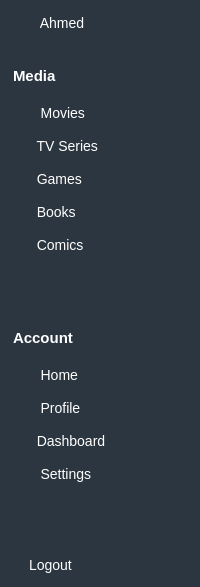
    <widget class="QWidget" name="side_widget" native="true">
     <property name="sizePolicy">
      <sizepolicy hsizetype="Preferred" vsizetype="Expanding">
       <horstretch>0</horstretch>
       <verstretch>0</verstretch>
      </sizepolicy>
     </property>
     <property name="styleSheet">
      <string notr="true">/* Sidebar Container */
QWidget {
    background-color:#2b3640;
    border: none;
}

/* Navigation Buttons */
QPushButton {
    background-color: transparent;
    color: white;
    text-align: left;
    border: none;
    padding:6px 50px 5px 20px;
    font-size: 14px;
    font-weight: normal;
    margin: 0px 0px;
    border-radius: 6px;
}

QPushButton:hover {
    background-color: rgb(65, 65, 65);
}

QPushButton:pressed {
    background-color: rgb(75, 75, 75);
}

QPushButton:checked {
    background-color: white;
    color: black;
    border-top-left-radius: 10px;
    border-bottom-left-radius: 10px;
    border-top-right-radius: 0px;
    border-bottom-right-radius: 0px;
    font-weight: bold;
}

/* Section Headers/Labels */
QLabel {
    color: rgb(255, 255, 255);
    font-size: 15px;
    font-weight: bold;
    text-transform: normal;
    padding: 8px 0px ;
    margin-top: 8px;
}

/* Icon Labels (if you're using QLabel for icons) */
QLabel#iconLabel {
    color: white;
    font-size: 16px;
    padding: 0px;
    margin: 0px;
}

/* Separator Line */
Line {
    background-color: rgb(70, 70, 70);
    border: none;
    max-height: 1px;
    min-height: 1px;
	margin: 0px 12px;
}
</string>
     </property>
     <layout class="QVBoxLayout" name="verticalLayout">
      <property name="leftMargin">
       <number>9</number>
      </property>
      <property name="topMargin">
       <number>9</number>
      </property>
      <property name="rightMargin">
       <number>0</number>
      </property>
      <property name="bottomMargin">
       <number>9</number>
      </property>
      <item>
       <widget class="QPushButton" name="pushButton_13">
        <property name="text">
         <string>   Ahmed</string>
        </property>
        <property name="icon">
         <iconset resource="My libirary Project/data/resources.qrc">
          <normaloff>:/icons/Icons/boy.png</normaloff>:/icons/Icons/boy.png</iconset>
        </property>
        <property name="iconSize">
         <size>
          <width>40</width>
          <height>40</height>
         </size>
        </property>
       </widget>
      </item>
      <item>
       <widget class="Line" name="line_3">
        <property name="orientation">
         <enum>Qt::Orientation::Horizontal</enum>
        </property>
       </widget>
      </item>
      <item>
       <widget class="QLabel" name="label_4">
        <property name="font">
         <font>
          <pointsize>-1</pointsize>
          <bold>true</bold>
         </font>
        </property>
        <property name="text">
         <string>Media</string>
        </property>
       </widget>
      </item>
      <item>
       <widget class="QPushButton" name="show_movies">
        <property name="sizePolicy">
         <sizepolicy hsizetype="Preferred" vsizetype="Fixed">
          <horstretch>0</horstretch>
          <verstretch>0</verstretch>
         </sizepolicy>
        </property>
        <property name="layoutDirection">
         <enum>Qt::LayoutDirection::LeftToRight</enum>
        </property>
        <property name="autoFillBackground">
         <bool>false</bool>
        </property>
        <property name="text">
         <string>   Movies</string>
        </property>
        <property name="icon">
         <iconset resource="My libirary Project/data/resources.qrc">
          <normaloff>:/icons/Icons/film 1.png</normaloff>
          <normalon>:/icons/Icons/film.png</normalon>:/icons/Icons/film 1.png</iconset>
        </property>
        <property name="iconSize">
         <size>
          <width>23</width>
          <height>23</height>
         </size>
        </property>
        <property name="checkable">
         <bool>true</bool>
        </property>
        <property name="autoExclusive">
         <bool>true</bool>
        </property>
        <property name="flat">
         <bool>true</bool>
        </property>
       </widget>
      </item>
      <item>
       <widget class="QPushButton" name="show_series">
        <property name="sizePolicy">
         <sizepolicy hsizetype="Preferred" vsizetype="Fixed">
          <horstretch>0</horstretch>
          <verstretch>0</verstretch>
         </sizepolicy>
        </property>
        <property name="text">
         <string>  TV Series</string>
        </property>
        <property name="icon">
         <iconset resource="My libirary Project/data/resources.qrc">
          <normaloff>:/icons/Icons/watching 1.png</normaloff>
          <normalon>:/icons/Icons/watching.png</normalon>:/icons/Icons/watching 1.png</iconset>
        </property>
        <property name="iconSize">
         <size>
          <width>25</width>
          <height>25</height>
         </size>
        </property>
        <property name="checkable">
         <bool>true</bool>
        </property>
        <property name="autoExclusive">
         <bool>true</bool>
        </property>
        <property name="flat">
         <bool>true</bool>
        </property>
       </widget>
      </item>
      <item>
       <widget class="QPushButton" name="show_games">
        <property name="sizePolicy">
         <sizepolicy hsizetype="Preferred" vsizetype="Fixed">
          <horstretch>0</horstretch>
          <verstretch>0</verstretch>
         </sizepolicy>
        </property>
        <property name="text">
         <string>  Games</string>
        </property>
        <property name="icon">
         <iconset resource="My libirary Project/data/resources.qrc">
          <normaloff>:/icons/Icons/console 1.png</normaloff>
          <normalon>:/icons/Icons/console.png</normalon>:/icons/Icons/console 1.png</iconset>
        </property>
        <property name="iconSize">
         <size>
          <width>25</width>
          <height>25</height>
         </size>
        </property>
        <property name="checkable">
         <bool>true</bool>
        </property>
        <property name="autoExclusive">
         <bool>true</bool>
        </property>
        <property name="flat">
         <bool>true</bool>
        </property>
       </widget>
      </item>
      <item>
       <widget class="QPushButton" name="show_books">
        <property name="sizePolicy">
         <sizepolicy hsizetype="Preferred" vsizetype="Fixed">
          <horstretch>0</horstretch>
          <verstretch>0</verstretch>
         </sizepolicy>
        </property>
        <property name="text">
         <string>  Books</string>
        </property>
        <property name="icon">
         <iconset resource="My libirary Project/data/resources.qrc">
          <normaloff>:/icons/Icons/book 1.png</normaloff>
          <normalon>:/icons/Icons/book.png</normalon>:/icons/Icons/book 1.png</iconset>
        </property>
        <property name="iconSize">
         <size>
          <width>25</width>
          <height>25</height>
         </size>
        </property>
        <property name="checkable">
         <bool>true</bool>
        </property>
        <property name="autoExclusive">
         <bool>true</bool>
        </property>
        <property name="flat">
         <bool>true</bool>
        </property>
       </widget>
      </item>
      <item>
       <widget class="QPushButton" name="show_comics">
        <property name="sizePolicy">
         <sizepolicy hsizetype="Preferred" vsizetype="Fixed">
          <horstretch>0</horstretch>
          <verstretch>0</verstretch>
         </sizepolicy>
        </property>
        <property name="text">
         <string>  Comics</string>
        </property>
        <property name="icon">
         <iconset resource="My libirary Project/data/resources.qrc">
          <normaloff>:/icons/Icons/comic 1.png</normaloff>
          <normalon>:/icons/Icons/comic.png</normalon>:/icons/Icons/comic 1.png</iconset>
        </property>
        <property name="iconSize">
         <size>
          <width>25</width>
          <height>25</height>
         </size>
        </property>
        <property name="checkable">
         <bool>true</bool>
        </property>
        <property name="autoExclusive">
         <bool>true</bool>
        </property>
        <property name="flat">
         <bool>true</bool>
        </property>
       </widget>
      </item>
      <item>
       <spacer name="verticalSpacer_6">
        <property name="orientation">
         <enum>Qt::Orientation::Vertical</enum>
        </property>
        <property name="sizeHint" stdset="0">
         <size>
          <width>20</width>
          <height>40</height>
         </size>
        </property>
       </spacer>
      </item>
      <item>
       <widget class="Line" name="line_4">
        <property name="orientation">
         <enum>Qt::Orientation::Horizontal</enum>
        </property>
       </widget>
      </item>
      <item>
       <widget class="QLabel" name="label_5">
        <property name="font">
         <font>
          <pointsize>-1</pointsize>
          <bold>true</bold>
         </font>
        </property>
        <property name="text">
         <string>Account</string>
        </property>
        <property name="alignment">
         <set>Qt::AlignmentFlag::AlignLeading|Qt::AlignmentFlag::AlignLeft|Qt::AlignmentFlag::AlignVCenter</set>
        </property>
       </widget>
      </item>
      <item>
       <widget class="QPushButton" name="show_home">
        <property name="sizePolicy">
         <sizepolicy hsizetype="Preferred" vsizetype="Fixed">
          <horstretch>0</horstretch>
          <verstretch>0</verstretch>
         </sizepolicy>
        </property>
        <property name="text">
         <string>   Home</string>
        </property>
        <property name="icon">
         <iconset resource="My libirary Project/data/resources.qrc">
          <normaloff>:/icons/Icons/home 1.png</normaloff>
          <normalon>:/icons/Icons/home.png</normalon>:/icons/Icons/home 1.png</iconset>
        </property>
        <property name="iconSize">
         <size>
          <width>25</width>
          <height>25</height>
         </size>
        </property>
        <property name="checkable">
         <bool>true</bool>
        </property>
        <property name="autoExclusive">
         <bool>true</bool>
        </property>
        <property name="flat">
         <bool>true</bool>
        </property>
       </widget>
      </item>
      <item>
       <widget class="QPushButton" name="show_profile">
        <property name="sizePolicy">
         <sizepolicy hsizetype="Preferred" vsizetype="Fixed">
          <horstretch>0</horstretch>
          <verstretch>0</verstretch>
         </sizepolicy>
        </property>
        <property name="text">
         <string>   Profile</string>
        </property>
        <property name="icon">
         <iconset resource="My libirary Project/data/resources.qrc">
          <normaloff>:/icons/Icons/user 1.png</normaloff>
          <normalon>:/icons/Icons/user.png</normalon>:/icons/Icons/user 1.png</iconset>
        </property>
        <property name="iconSize">
         <size>
          <width>25</width>
          <height>25</height>
         </size>
        </property>
        <property name="checkable">
         <bool>true</bool>
        </property>
        <property name="autoExclusive">
         <bool>true</bool>
        </property>
        <property name="flat">
         <bool>true</bool>
        </property>
       </widget>
      </item>
      <item>
       <widget class="QPushButton" name="show_dashboard">
        <property name="sizePolicy">
         <sizepolicy hsizetype="Preferred" vsizetype="Fixed">
          <horstretch>0</horstretch>
          <verstretch>0</verstretch>
         </sizepolicy>
        </property>
        <property name="text">
         <string>  Dashboard</string>
        </property>
        <property name="icon">
         <iconset resource="My libirary Project/data/resources.qrc">
          <normaloff>:/icons/Icons/dashboard 1.png</normaloff>
          <normalon>:/icons/Icons/dashboard.png</normalon>
          <disabledoff>:/icons/Icons/dashboard.png</disabledoff>:/icons/Icons/dashboard 1.png</iconset>
        </property>
        <property name="iconSize">
         <size>
          <width>30</width>
          <height>30</height>
         </size>
        </property>
        <property name="checkable">
         <bool>true</bool>
        </property>
        <property name="autoExclusive">
         <bool>true</bool>
        </property>
        <property name="flat">
         <bool>true</bool>
        </property>
       </widget>
      </item>
      <item>
       <widget class="QPushButton" name="show_setting">
        <property name="sizePolicy">
         <sizepolicy hsizetype="Preferred" vsizetype="Fixed">
          <horstretch>0</horstretch>
          <verstretch>0</verstretch>
         </sizepolicy>
        </property>
        <property name="text">
         <string>   Settings</string>
        </property>
        <property name="icon">
         <iconset resource="My libirary Project/data/resources.qrc">
          <normaloff>:/icons/Icons/setting 1.png</normaloff>
          <normalon>:/icons/Icons/setting.png</normalon>:/icons/Icons/setting 1.png</iconset>
        </property>
        <property name="iconSize">
         <size>
          <width>25</width>
          <height>25</height>
         </size>
        </property>
        <property name="checkable">
         <bool>true</bool>
        </property>
        <property name="autoExclusive">
         <bool>true</bool>
        </property>
        <property name="flat">
         <bool>true</bool>
        </property>
       </widget>
      </item>
      <item>
       <spacer name="verticalSpacer">
        <property name="orientation">
         <enum>Qt::Orientation::Vertical</enum>
        </property>
        <property name="sizeHint" stdset="0">
         <size>
          <width>143</width>
          <height>18</height>
         </size>
        </property>
       </spacer>
      </item>
      <item>
       <spacer name="verticalSpacer_2">
        <property name="orientation">
         <enum>Qt::Orientation::Vertical</enum>
        </property>
        <property name="sizeType">
         <enum>QSizePolicy::Policy::Fixed</enum>
        </property>
        <property name="sizeHint" stdset="0">
         <size>
          <width>20</width>
          <height>40</height>
         </size>
        </property>
       </spacer>
      </item>
      <item>
       <widget class="QPushButton" name="logout">
        <property name="text">
         <string>Logout</string>
        </property>
        <property name="icon">
         <iconset resource="My libirary Project/data/resources.qrc">
          <normaloff>:/icons/Icons/exit 1.png</normaloff>
          <normalon>:/icons/Icons/exit.png</normalon>:/icons/Icons/exit 1.png</iconset>
        </property>
        <property name="iconSize">
         <size>
          <width>25</width>
          <height>25</height>
         </size>
        </property>
       </widget>
      </item>
     </layout>
    </widget>
